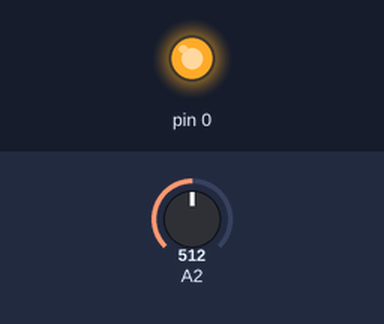
The sketch below on a simulated Arduino Uno, built with avr-gcc and run on an emulated ATmega328P. On the bench: output pins drawn as LEDs (lit = HIGH). The inputs (shaded band) are chosen by the test bench; at power-on: A2 = 512.

Above: at 1.2 s.
1.3 s: A2 set to 497
At 1.9 s:
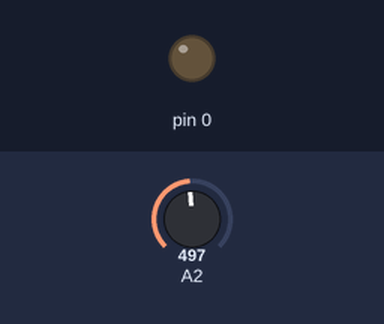
2.8 s: A2 set to 716
At 4.0 s:
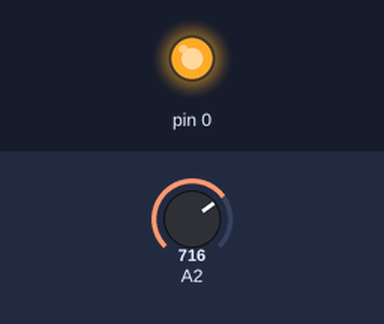
4.3 s: A2 set to 511
At 5.4 s:
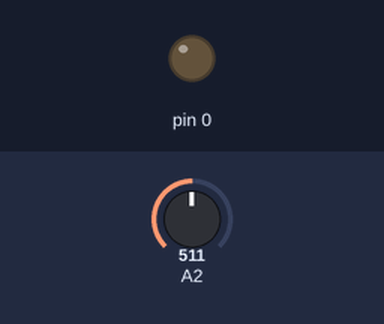
Timing chart, 0 to 7.3 s (numbered marks = the images above; inputs shaded):
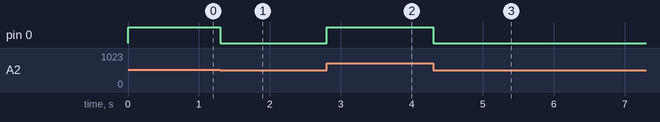

The sketch:

PWM.ino
```cpp
void setup() {
  // put your setup code here, to run once:

}

void loop() {
  // put your main code here, to run repeatedly:
//analogWrite(0,analogRead(2)/4);
analogWrite(0,analogRead(2)/4);//some problem in this pin
}
```

Measured:
- the behaviour switches between 512 and 511 on A2 (found by bisection; images 0 and 1)
- after the input at 1.3 s, pin 0: HIGH → LOW at once
- after the input at 2.8 s, pin 0: LOW → HIGH at once
- after the input at 4.3 s, pin 0: HIGH → LOW at once
